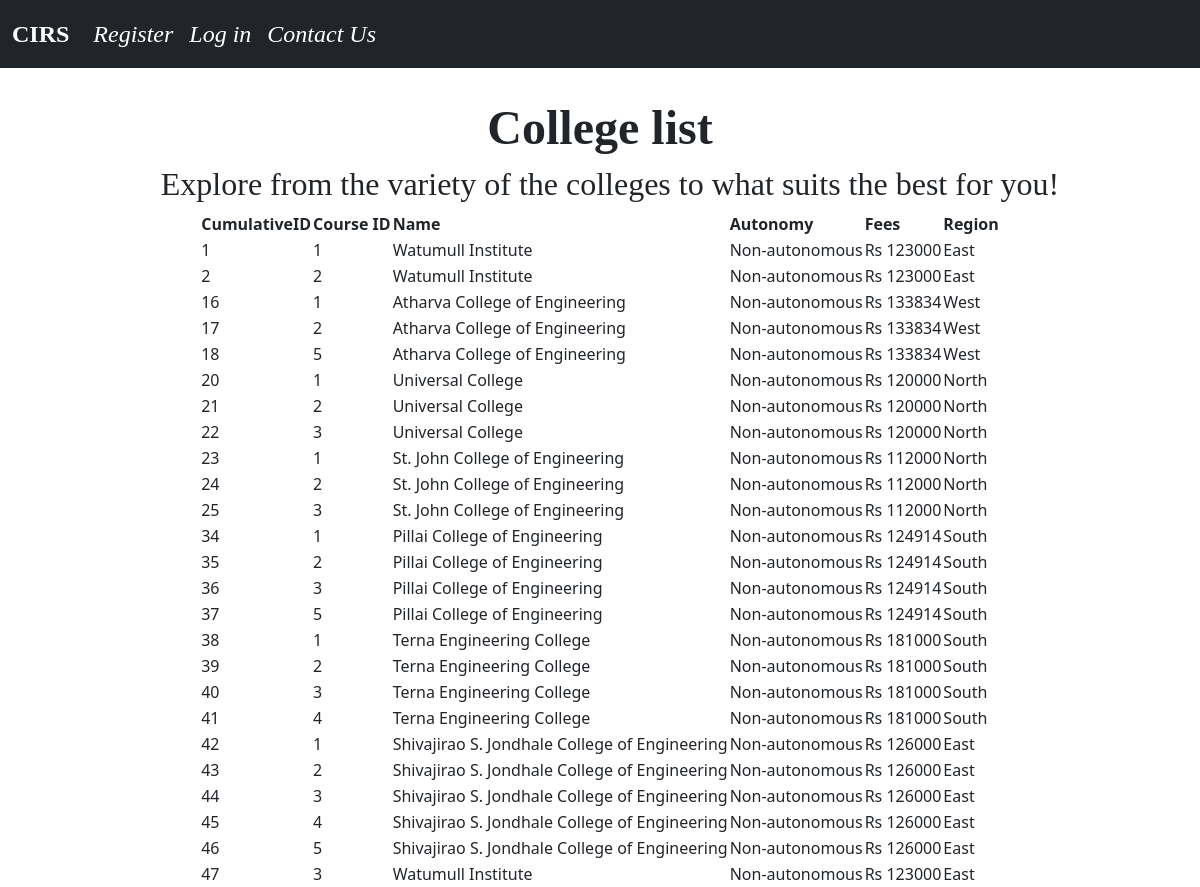
The app's page /non-autonomous with its own data.
### clginfoblog/models.py (models this page shows)
class College(models.Model):
	clg_name = models.CharField(max_length = 255)
	course_id = models.IntegerField()
	course = models.TextField(max_length=255)
	region = models.TextField(max_length=6)
	fees = models.IntegerField()
	clg_type = models.TextField(max_length=255)

### clginfoblog/views.py (the view)
# urls.py: path('non-autonomous',NonAutonomous.as_view(),name = 'non-autonomous'),
class NonAutonomous(ListView):
	model = College
	template_name = 'non-autonomous.html'
	'''clgs = displaycolleges.order_set.all()
	clg_count = clgs.count()'''

### clginfoblog/templates/non-autonomous.html (shortened to what this page needs)
{% extends 'base.html'%}
{% block content %}
<div class="container" align="middle">
<head><font face = "Noe " size = 10><b>College list</b></font></head>
</div>
<body>
<center><h2 style="margin-left:20px;"><font face = "Noe" size = 6>Explore from the variety of the colleges to what suits the best for you!</font></h2>
<center>
<table><font face = "Noe">
   <tr>
    <th>CumulativeID    </th><th>Course ID      </th><th id="name">Name     </th><th>Autonomy  </th><th>Fees    </th><th>     Region </th>
    </tr>
    {% for product in college_list %}
    {% if product.clg_type == "Non-autonomous" %}
    <tr>
       <td>{{product.id}}</td><td>{{product.course_id}}     </td> <td>{{product.clg_name}}</td> <td> {{product.clg_type}}     </td> <td style="text-align:right">Rs  {{product.fees}}</td><td>{{product.region}}</td>
    </tr>
    {% endif %}
    {%endfor%}
  </table>
</center>
</body>
{% endblock %}

### records on screen
College: id "1", course_id "1", clg_name "Watumull Institute", clg_type "Non-autonomous", fees "123000", region "East"
College: id "2", course_id "2", clg_name "Watumull Institute", clg_type "Non-autonomous", fees "123000", region "East"
College: id "16", course_id "1", clg_name "Atharva College of Engineering", clg_type "Non-autonomous", fees "133834", region "West"
College: id "17", course_id "2", clg_name "Atharva College of Engineering", clg_type "Non-autonomous", fees "133834", region "West"
College: id "18", course_id "5", clg_name "Atharva College of Engineering", clg_type "Non-autonomous", fees "133834", region "West"
College: id "20", course_id "1", clg_name "Universal College", clg_type "Non-autonomous", fees "120000", region "North"
College: id "21", course_id "2", clg_name "Universal College", clg_type "Non-autonomous", fees "120000", region "North"
College: id "22", course_id "3", clg_name "Universal College", clg_type "Non-autonomous", fees "120000", region "North"
College: id "23", course_id "1", clg_name "St. John College of Engineering", clg_type "Non-autonomous", fees "112000", region "North"
College: id "24", course_id "2", clg_name "St. John College of Engineering", clg_type "Non-autonomous", fees "112000", region "North"
College: id "25", course_id "3", clg_name "St. John College of Engineering", clg_type "Non-autonomous", fees "112000", region "North"
College: id "34", course_id "1", clg_name "Pillai College of Engineering", clg_type "Non-autonomous", fees "124914", region "South"
College: id "35", course_id "2", clg_name "Pillai College of Engineering", clg_type "Non-autonomous", fees "124914", region "South"
College: id "36", course_id "3", clg_name "Pillai College of Engineering", clg_type "Non-autonomous", fees "124914", region "South"
College: id "37", course_id "5", clg_name "Pillai College of Engineering", clg_type "Non-autonomous", fees "124914", region "South"
College: id "38", course_id "1", clg_name "Terna Engineering College", clg_type "Non-autonomous", fees "181000", region "South"
College: id "39", course_id "2", clg_name "Terna Engineering College", clg_type "Non-autonomous", fees "181000", region "South"
College: id "40", course_id "3", clg_name "Terna Engineering College", clg_type "Non-autonomous", fees "181000", region "South"
College: id "41", course_id "4", clg_name "Terna Engineering College", clg_type "Non-autonomous", fees "181000", region "South"
College: id "42", course_id "1", clg_name "Shivajirao S. Jondhale College of Engineering", clg_type "Non-autonomous", fees "126000", region "East"
College: id "43", course_id "2", clg_name "Shivajirao S. Jondhale College of Engineering", clg_type "Non-autonomous", fees "126000", region "East"
College: id "44", course_id "3", clg_name "Shivajirao S. Jondhale College of Engineering", clg_type "Non-autonomous", fees "126000", region "East"
College: id "45", course_id "4", clg_name "Shivajirao S. Jondhale College of Engineering", clg_type "Non-autonomous", fees "126000", region "East"
College: id "46", course_id "5", clg_name "Shivajirao S. Jondhale College of Engineering", clg_type "Non-autonomous", fees "126000", region "East"
College: id "47", course_id "3", clg_name "Watumull Institute", clg_type "Non-autonomous", fees "123000", region "East"
